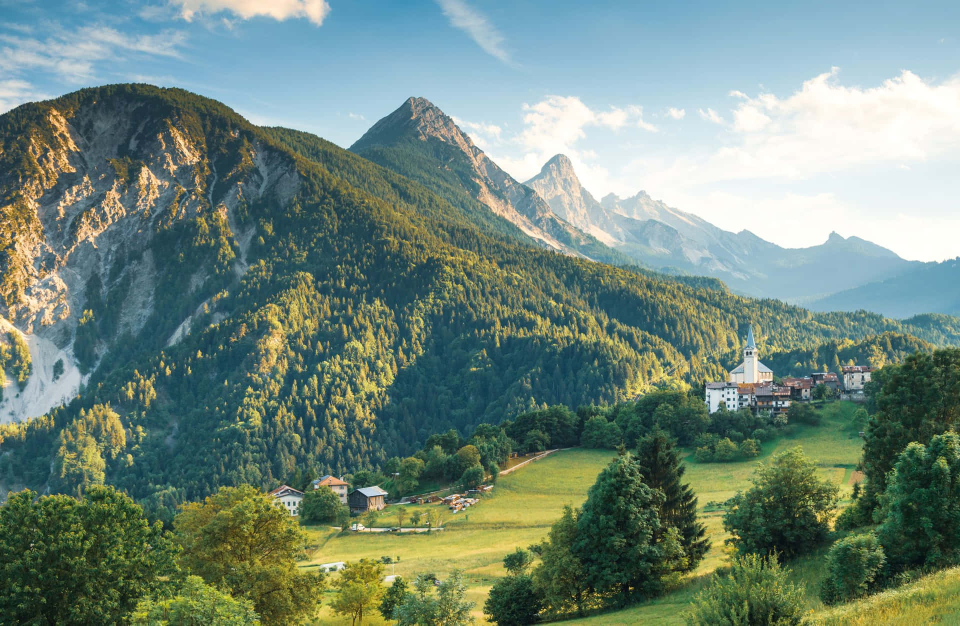
#> input picture DrawingLinesandShapesusingopenCV/mountain.jpg, 1920 x 1251 px (shown at 1/2 size)
$ jupyter execute work.ipynb
#> lines starting #> are read from the running program, lines starting #| are printed output that depends on the picture
[cell 1]
import cv2
import matplotlib.pyplot as plt
import numpy as np

[cell 2]
#Create a empty canvas

height , width  = 500 , 700

blue = (255 , 127 , 0 )

canvas  = np.full((height , width ,  3 ) , blue , dtype=np.uint8)
canvas_rgb = cv2.cvtColor(canvas , cv2.COLOR_BGR2RGB)
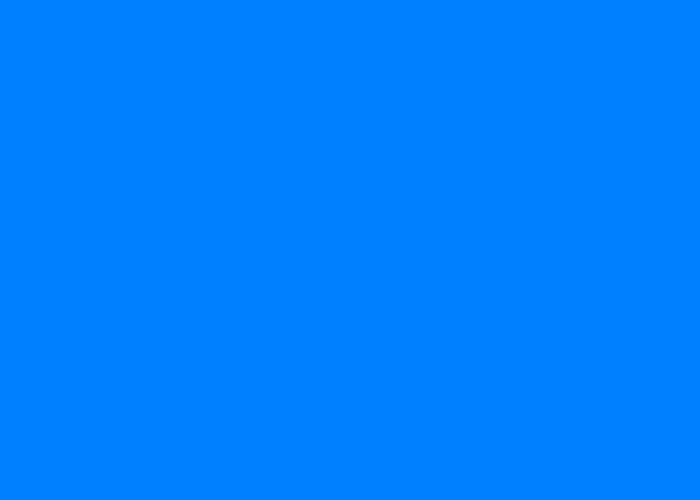
#> canvas_rgb: shape (500, 700, 3); mean R, G, B 0, 127, 255
plt.imshow(canvas_rgb)

[cell 3]
plt.imshow(canvas)
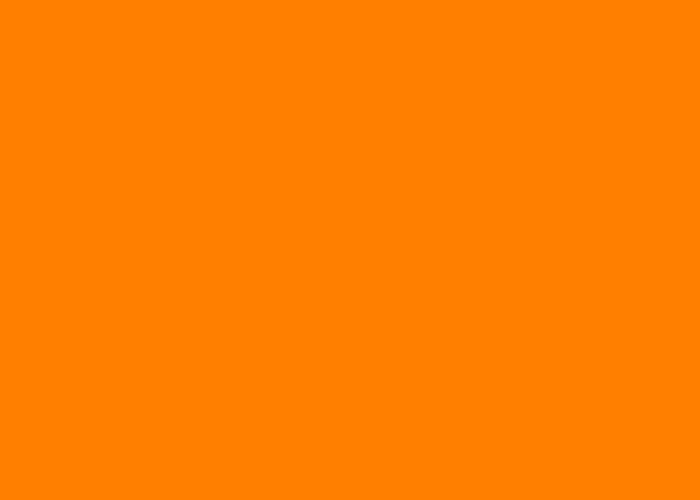
#> shown: shape (500, 700, 3); mean R, G, B 255, 127, 0

[cell 4]
image_dag = cv2.imread("./mountain.jpg")
#> image_dag is the input picture: shape (1251, 1920, 3); mean B, G, R 124, 136.3, 114.5
plt.figure(figsize=(12,12))
plt.subplot(2,2,1)
plt.imshow(image_dag)
plt.title("BGR")
plt.axis("off")
plt.subplot(2,2,2)
image_dag_rgb = cv2.cvtColor(image_dag , cv2.COLOR_BGR2RGB)
plt.imshow(image_dag_rgb)
plt.title("RGB")
plt.axis("off")
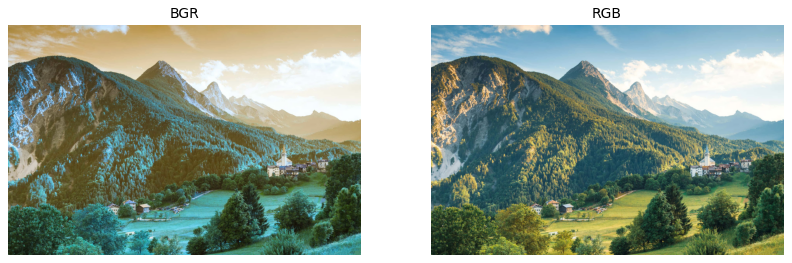
#> figure drawn by matplotlib, 2 panels; B, G, R data is drawn as R, G, B

# DRAW A LINE

[cell 5]
plt.imshow(canvas_rgb)

[cell 6]
cv2.line(canvas_rgb , (50,50)  , (650 , 450),(255,255,255),5)
plt.imshow(canvas_rgb)

# Draw Rectangle

[cell 7]
cv2.rectangle(canvas_rgb , (10 ,10)  , (200,200)  , (0,255,255) , -1 )
plt.imshow(canvas_rgb)

# Draw Circle

[cell 8]
cv2.circle(canvas_rgb , (100 , 300) , 50 , (255 , 0, 0) , 10 )
plt.imshow(canvas_rgb)

# Draw an Ellips

[cell 9]
cv2.ellipse(canvas_rgb , (350 ,350) , (100 ,50 ) , 45 , 0 ,360 , (0,255,0) , -1)
plt.imshow(canvas_rgb)

# Draw Polygon

[cell 10]
points = np.array([[150,400] , [300,400] , [225 , 300]] , np.int32)
new_reshaped_point = points.reshape((-1,1,2))
print(new_reshaped_point)

[cell 11]
cv2.polylines(canvas_rgb , [new_reshaped_point] , True  , (255,  0,  0 )  , 3 )
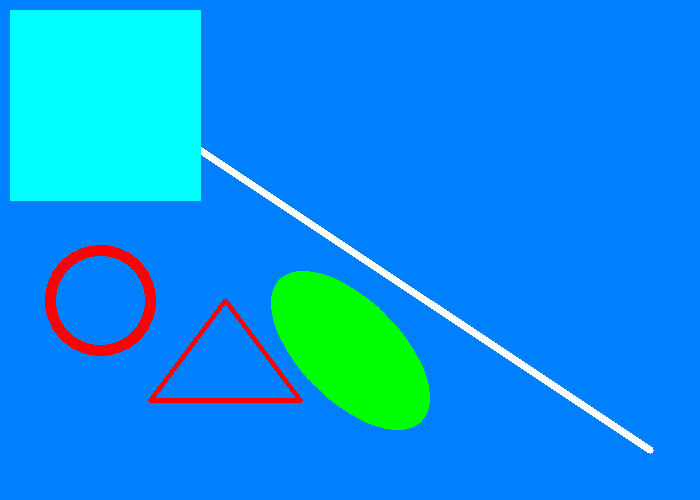
#> canvas_rgb: shape (500, 700, 3); mean R, G, B 6.7, 145.6, 239.5
plt.imshow(canvas_rgb )
